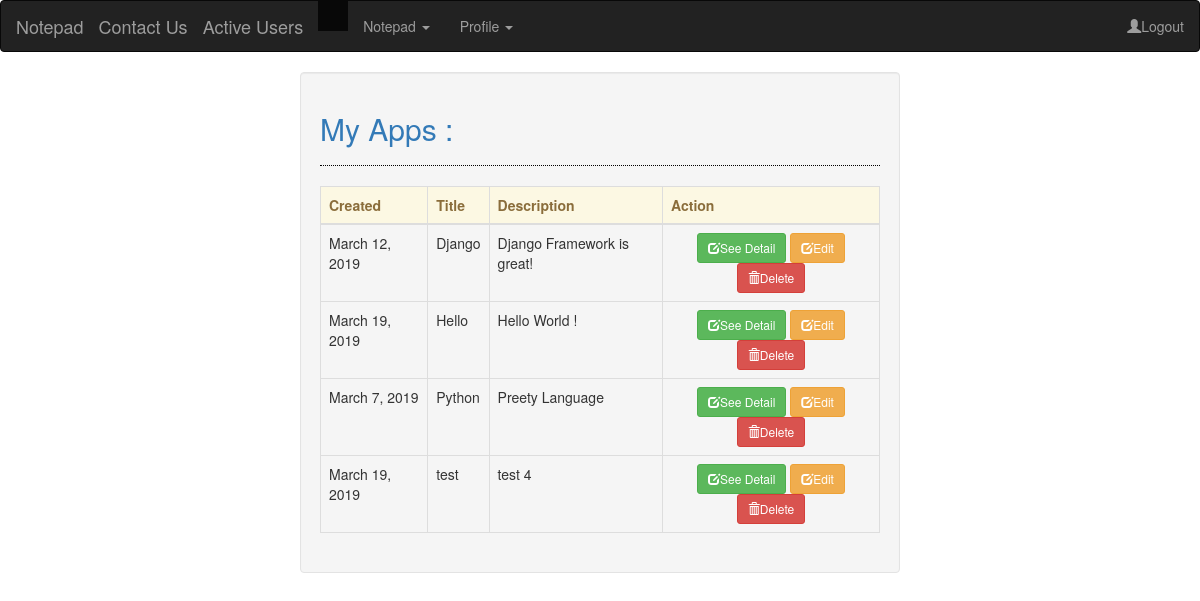
Page /website/notepad/mynotes/ (signed in) on the committed database.
### Notepad/models.py (models this page shows, shortened)
class Notepad(models.Model):
	title = models.CharField(max_length=99)
	description = models.TextField(blank=True)
	timestamp = models.DateField(auto_now_add=True)
	class Meta:
		ordering = ['title']  # configure this later . Not working

### Notepad/views.py (the view)
# urls.py: path('notepad/mynotes/', views.MyNoteView, name='notepadview'),
@login_required
def MyNoteView(request):
	my_notes = Notepad.objects.all()
	paginator = Paginator(my_notes, 4)
	context = {'my_notes':my_notes}
	return render(request, 'notepad/mynotes.html', context)

### Notepad/templates/notepad/mynotes.html (shortened to what this page needs)
{% extends 'Notepad/base.html' %}
{% block body %}
<table class="table table-bordered">
    <thead class="alert-warning">
        <tr>
        	<th>Created</th>
            <th>Title</th>
            <th>Description</th>
            <th>Action</th>
        </tr>
    </thead>
	    <tbody>
	        {% for note in my_notes %}
	        <tr>
	        	<td>{{ note.timestamp }}</td>
	            <td>{{ note.title }}</td>
	            <td>{{ note.description }}</td>
	            <td><center><a class="btn btn-sm btn-success" href="details/{{ note.id }}"><span class="glyphicon glyphicon-edit"></span>See Detail</a> <a class="btn btn-sm btn-warning" href="edit/{{ note.id }}"><span class="glyphicon glyphicon-edit"></span>Edit</a> <a class="btn btn-sm btn-danger" href="{{ note.id }}/delete"><span class="glyphicon glyphicon-trash"></span>Delete</a></center></td>
	        </tr>
	        {% endfor %}
	    </tbody>
</table>
{% endblock body %}

### Notepad/templates/notepad/base.html (shortened to what this page needs)
{% load static %}
<!DOCTYPE html>
<html lang="en">
    <head>
          <link rel="stylesheet" href="https://maxcdn.bootstrapcdn.com/bootstrap/3.3.7/css/bootstrap.min.css">
    </head>
<body>
    {% block navbar %}
               {% if user.is_authenticated %}
                    <nav class="navbar navbar-inverse">
                      <div class="container-fluid">
                        <div class="navbar-header">
                          <a class="navbar-brand" href="{% url 'notepad' %}">Notepad</a>
                          <a class="navbar-brand" href="{% url 'contactview' %}">Contact Us</a>
                           <a class="navbar-brand" href="{% url 'userlistview' %}">Active Users</a>
                        </div>
                        <ul class="nav navbar-nav">
                          <li class="active"><a href="#"></a></li>
                          <li class="dropdown">
                              <a class="dropdown-toggle" data-toggle="dropdown" href="#">Notepad
                              <span class="caret"></span></a>
                          </li>
                           <li class="dropdown">
                              <a class="dropdown-toggle" data-toggle="dropdown" href="{% url 'profile' %}">Profile
                              <span class="caret"></span></a>
                          </li>
                        </ul>
                        <ul class="nav navbar-nav navbar-right">
                          <li><a href="{% url 'logout' %}"><span class="glyphicon glyphicon-user"></span>Logout</a></li>
                        </ul>
                      </div>
                    </nav>
               {% endif %}
    {% endblock %}
                    <div class="col-md-3"></div>
                    <div class="col-md-6 well">
                        <h2 class="text-primary">
                            {% block heading %}
                                My Apps :
                            {% endblock %}
                        </h2>
                        <hr style="border-top:1px dotted #000;"/>
                        {% block body %}
                        {% endblock body %}
                </div>
</body>
</html>

### rows in the picture
Notepad: timestamp "March 12, 2019", title "Django", description "Django Framework is great!"
Notepad: timestamp "March 19, 2019", title "Hello", description "Hello World !"
Notepad: timestamp "March 7, 2019", title "Python", description "Preety Language"
Notepad: timestamp "March 19, 2019", title "test", description "test 4"
